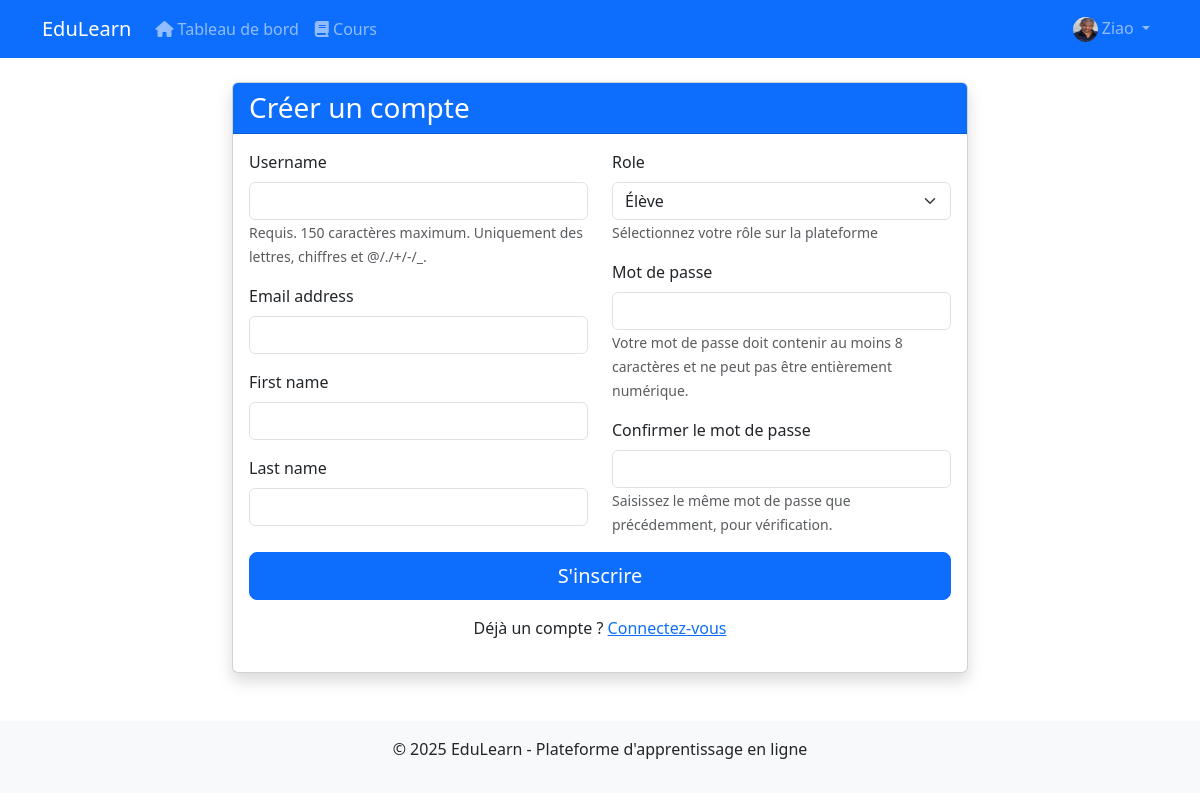
The page /users/register/ (signed in) on the database its author committed.
### users/models.py (models this page shows, shortened)
class User(AbstractUser):
    STUDENT = 'student'
    TEACHER = 'teacher'
    ADMIN = 'admin'
    ROLE_CHOICES = [
        (STUDENT, 'Élève'),
        (TEACHER, 'Enseignant'),
        (ADMIN, 'Administrateur'),
    ]
    role = models.CharField(max_length=10, choices=ROLE_CHOICES, default=STUDENT)
    profile_pic = models.ImageField(upload_to='profile_pics', blank=True, null=True)
    bio = models.TextField(blank=True, null=True)
    def is_admin_user(self):
        return self.role == self.ADMIN and self.is_active

### users/views.py (the view)
# urls.py: path('register/', views.register_view, name='register'),
def register_view(request):
    if request.method == 'POST':
        form = UserRegistrationForm(request.POST, request.FILES)
        if form.is_valid():
            if form.cleaned_data.get('role') == User.ADMIN:
                messages.error(request, "La création de comptes administrateur n'est pas autorisée.")
                return redirect('users:register')
            user = form.save()  # Le hashage du mot de passe est géré dans la méthode save() du formulaire
            messages.success(request, "Votre compte a été créé avec succès. Vous pouvez maintenant vous connecter.")
            return redirect('users:login')
    else:
        form = UserRegistrationForm()
    return render(request, 'users/register.html', {'form': form})

### templates/users/register.html (shortened to what this page needs)
{% extends 'base.html' %}
{% block content %}
<div class="row justify-content-center">
    <div class="col-md-8">
        <div class="card shadow">
            <div class="card-header bg-primary text-white">
                <h3 class="card-title mb-0">Créer un compte</h3>
            </div>
            <div class="card-body">
                <form method="post">
                    <div class="row">
                        <div class="col-md-6">
                            <div class="mb-3">
                                <label for="{{ form.username.id_for_label }}" class="form-label">{{ form.username.label }}</label>
                                {{ form.username }}
                                {% if form.username.help_text %}
                                    <small class="form-text text-muted">{{ form.username.help_text }}</small>
                                {% endif %}
                            </div>
                            <div class="mb-3">
                                <label for="{{ form.email.id_for_label }}" class="form-label">{{ form.email.label }}</label>
                                {{ form.email }}
                            </div>
                            <div class="mb-3">
                                <label for="{{ form.first_name.id_for_label }}" class="form-label">{{ form.first_name.label }}</label>
                                {{ form.first_name }}
                            </div>
                            <div class="mb-3">
                                <label for="{{ form.last_name.id_for_label }}" class="form-label">{{ form.last_name.label }}</label>
                                {{ form.last_name }}
                            </div>
                        </div>
                        <div class="col-md-6">
                            <div class="mb-3">
                                <label for="{{ form.role.id_for_label }}" class="form-label">{{ form.role.label }}</label>
                                {{ form.role }}
                                <small class="form-text text-muted">Sélectionnez votre rôle sur la plateforme</small>
                            </div>
                            <div class="mb-3">
                                <label for="{{ form.password1.id_for_label }}" class="form-label">{{ form.password1.label }}</label>
                                {{ form.password1 }}
                                {% if form.password1.help_text %}
                                    <small class="form-text text-muted">{{ form.password1.help_text }}</small>
                                {% endif %}
                            </div>
                            <div class="mb-3">
                                <label for="{{ form.password2.id_for_label }}" class="form-label">{{ form.password2.label }}</label>
                                {{ form.password2 }}
                                {% if form.password2.help_text %}
                                    <small class="form-text text-muted">{{ form.password2.help_text }}</small>
                                {% endif %}
                            </div>
                        </div>
                    </div>
                    <div class="d-grid gap-2">
                        <button type="submit" class="btn btn-primary btn-lg">S'inscrire</button>
                    </div>
                </form>
                <div class="mt-3 text-center">
                    <p>Déjà un compte ? <a href="{% url 'users:login' %}">Connectez-vous</a></p>
                </div>
            </div>
        </div>
    </div>
</div>
{% endblock %}

### templates/base.html (shortened to what this page needs)
<!DOCTYPE html>
<html lang="fr">
<head>
    <link href="https://cdn.jsdelivr.net/npm/bootstrap@5.3.0/dist/css/bootstrap.min.css" rel="stylesheet">
    <link rel="stylesheet" href="https://cdnjs.cloudflare.com/ajax/libs/font-awesome/6.4.0/css/all.min.css">
</head>
<body>
    <nav class="navbar navbar-expand-lg navbar-dark bg-primary">
        <div class="container">
            <a class="navbar-brand" href="{% url 'home' %}">EduLearn</a>
            <div class="collapse navbar-collapse" id="navbarNav">
                <ul class="navbar-nav">
                    {% if user.is_authenticated %}
                        <li class="nav-item">
                            <a class="nav-link" href="{% url 'dashboard:home' %}">
                                <i class="fas fa-home"></i> Tableau de bord
                            </a>
                        </li>
                        <li class="nav-item">
                            <a class="nav-link" href="{% url 'courses:course_list' %}">
                                <i class="fas fa-book"></i> Cours
                            </a>
                        </li>
                    {% endif %}
                </ul>
                <ul class="navbar-nav ms-auto">
                    {% if user.is_authenticated %}
                        <li class="nav-item dropdown">
                            <a class="nav-link dropdown-toggle" href="#" id="userDropdown" role="button" data-bs-toggle="dropdown">
                                {% if user.profile_pic %}
                                    <img src="{{ user.profile_pic.url }}" alt="Profile" class="rounded-circle" style="width: 25px; height: 25px;">
                                {% else %}
                                    <i class="fas fa-user-circle"></i>
                                {% endif %}
                                {{ user.username }}
                            </a>
                        </li>
                    {% endif %}
                </ul>
            </div>
        </div>
    </nav>
    <div class="container mt-4">
        {% block content %}{% endblock %}
    </div>
    <footer class="mt-5 py-3 bg-light text-center">
        <div class="container">
            <p>&copy; {% now "Y" %} EduLearn - Plateforme d'apprentissage en ligne</p>
        </div>
    </footer>
</body>
</html>

### rows shown on the page
User: profile_pic (picture), username "Ziao"
